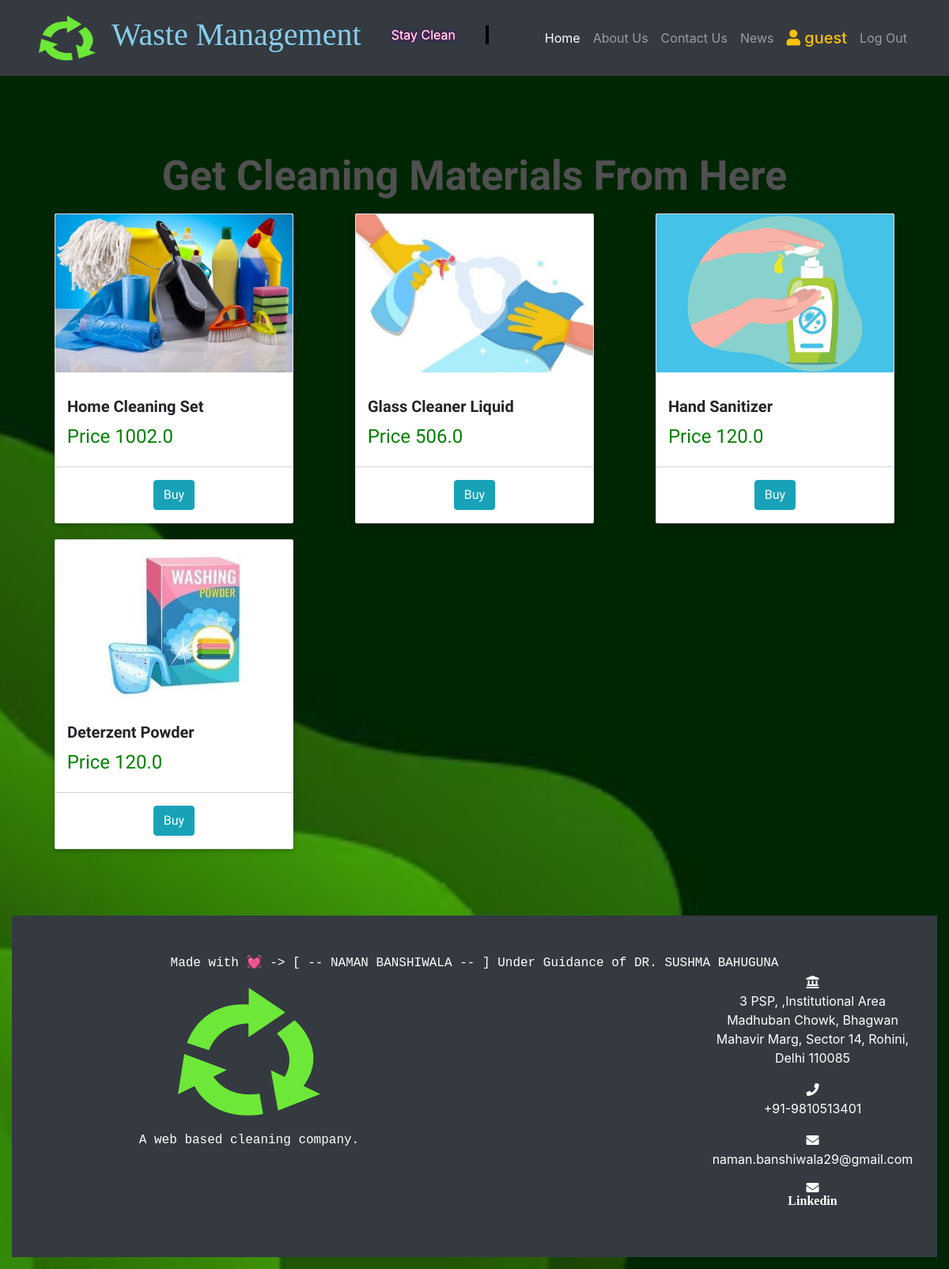
The page /cleaning_kit/display_cleaning_materials/ (signed in) on the database its author committed.
### accounts/models.py (models this page shows, shortened)
class MyUser(AbstractBaseUser):
    STATUS=(
        (0,'Select Account'),
        (1,'Seller'),
        (2,'Buyer'),
    )
    username=models.CharField(max_length=255,default='crow')
    institution=models.CharField(max_length=255,default='abc LTD')
    email = models.EmailField(
        verbose_name='email address',
        max_length=255,
        unique=True,
    )
    contact=models.CharField(max_length=255,default='+88')
    account_type=models. PositiveSmallIntegerField( choices=STATUS,default=0)
    address=models.TextField(blank=True)
    is_active = models.BooleanField(default=True)
    is_admin = models.BooleanField(default=False)
    objects = MyUserManager()
    USERNAME_FIELD = 'email'
    REQUIRED_FIELDS = ['date_of_birth']

### cleaning_kit/models.py (models this page shows, shortened)
class CleaningKit(models.Model):
    name=models.CharField(max_length=255)
    desc=models.TextField(blank=True)
    price=models.FloatField(blank=False)
    image=models.ImageField(upload_to='')
    category=models.ForeignKey(KitCategory,on_delete=models.CASCADE)

### cleaning_kit/views.py (the view)
# urls.py: path('display_cleaning_materials/',DisplayCleaningMaterialsView,name="display_kit"),
@login_required
def DisplayCleaningMaterialsView(request):
    if 1==request.user.account_type:
        messages.add_message(request, messages.ERROR,  'Your Account is Seller type please create a Buyer type Account to Buy Cleaning Materials')
        return redirect('homepage')
    context=dict()
    kits=CleaningKit.objects.all()
    context['kits']=kits
    context['loop_times']=range(1,5)
    return render(request,'display_cleaning_kit.html',context)

### templates/display_cleaning_kit.html (shortened to what this page needs)
{% extends 'base.html' %}
{% load static %}
{% block CSS %}
<link rel="stylesheet" href="{% static 'custom/css/display_cleaning_kit.css' %}">
{% endblock CSS%}
{% block content %}
<section class="wrapper my-5">
    <div class="container-fostrap">
        <div class="mb-3">
            <h1 class="heading">
               Get Cleaning Materials From Here
            </h1>
        </div>
        <div class="content">
            <div class="container">
                <div class="row">
                   {% for kit in kits %}
                        <div class="col-xs-12 col-sm-4 col-md-4">
                        <div class="card">
                             <p class="img-card">
                             <img src="{{kit.image.url}}" alt="garbage"/>
                             </p>
                             <div class="card-content">
                                  <h4 class="card-title">
                                   {{kit.name}}
                                  </h4>
                                  <div class="text-danger pull-left">
                                  <h4> Price {{kit.price}} </h4>
                                  </div>
                                  <div class="clearfix"></div>
                             </div>
                             <div class="card-read-more">
                                  <a href="{% url 'buy_cleaning_kit' user.id kit.id %}">
                                       <button id="detail_btn" class="btn btn-info my-3">Buy</button>
                                  </a>
                             </div>
                        </div>
                        </div>
                   {% endfor %}
                </div>
            </div>
        </div>
    </div>
</section>
{% endblock content %}

### templates/base.html (shortened to what this page needs)
{% load static %}
<!DOCTYPE html>
<html lang="en">
  <head>
    <link href="https://cdn.jsdelivr.net/npm/bootstrap@5.3.3/dist/css/bootstrap.min.css" rel="stylesheet"
>
    <link href="{% static 'vendor/bootstrap/css/bootstrap.css' %}" rel="stylesheet">
    <link href="{% static 'vendor/bootstrap/css/bootstrap.min.css' %}" rel="stylesheet">
    <link rel="stylesheet" href="https://cdnjs.cloudflare.com/ajax/libs/font-awesome/4.7.0/css/font-awesome.min.css">
    <link rel='stylesheet' href='https://use.fontawesome.com/releases/v5.6.3/css/all.css'>
    <link href="{% static 'cucstom/css/base.css' %}" rel="stylesheet">
    {%block CSS %}
    {% endblock CSS %}
  </head>
  <body style="background-image: url({% static 'custom/image/background3.avif' %}); background-size: cover;
            background-position: center;
            background-repeat: no-repeat;
            background-attachment: fixed;
            {% comment %} height: 100vh; {% endcomment %}
            margin: 0; repeat;background-color: black;">
    <nav class="navbar navbar-expand-lg navbar-dark bg-dark fixed-top">
      <div class="container">
        <a class="navbar-brand" href="{% url 'homepage' %}">  <img class="img-logo" src="{% static 'custom/image/Logo.png' %}" alt=""></a> <h1 style="color:skyblue; font-family: Comic Sans MS;">Waste Management </h1> <br> <p id="typing1"> Stay Clean</p>
        <div class="collapse navbar-collapse" id="navbarResponsive">
          <ul class="navbar-nav ml-auto">
            <li class="nav-item active">
              <a class="nav-link" href="{% url 'homepage' %}">Home
              </a>
            </li>
            <li class="nav-item">
              <a class="nav-link" href="{% url 'about_us' %}">About Us
              </a>
            </li>
            <li class="nav-item">
              <a class="nav-link" href="#contact_us">Contact Us
              </a>
            </li>
            <li class="nav-item">
              <a class="nav-link" href="{% url 'News' %}">News
              </a>
            </li>
            {% if user.is_authenticated %}
              <li>
              <a id="user" class="nav-link text-warning" href="{% url 'profile' user.id %}"> <strong class="h5"><i class="fa fa-user"></i> {{ user.username }} </strong></a>
              </li>
              <li class="nav-item">
                <a class="nav-link" href="{% url 'logout' %}">Log Out
                </a>
              </li>
            {% endif %}
          </ul>
        </div>
      </div>
    </nav>
    <br>
    <br>
    <br>
    {% block content %}{% endblock content %}
    <footer id="contact_us" class="py-5 bg-dark">
      <marquee style="color:white; font-family: 'Courier New', Courier, monospace">
        Made with 💓 -> [ -- NAMAN BANSHIWALA -- ] Under Guidance of DR. SUSHMA BAHUGUNA
      </marquee>
      <div class="container">
        <div class="row">
          <div class="col-lg-6">
            <img src="{% static 'custom/image/Logo.png' %}" alt="Logo">
            <br>
            <p style="color:white; font-family: 'Courier New', Courier, monospace">A web based cleaning company.</p>
          </div>
          <div class="col-lg-3">
            </div>
            <div class="col-lg-3">
                 <i class="fa fa-landmark" aria-hidden="true" style="color:white;"></i> <p style="color:white;">3 PSP, ,Institutional Area Madhuban Chowk, Bhagwan Mahavir Marg, Sector 14, Rohini, Delhi 110085 </p>
                 <i class="fa fa-phone" aria-hidden="true" style="color:white;"></i> <p style="color:white;">+91-9810513401</p>
                 <i class="fa fa-envelope" aria-hidden="true" style="color:white;"></i> <p style="color:white;">naman.banshiwala29@gmail.com</p>
                 <a href="https://www.linkedin.com/in/naman-banshiwala-047328206/" style="color:white;" class="fa fa-envelope" aria-hidden="true">
                  <p style="color:white;">Linkedin</p>
                 </a>
              </div>
        </div>
      </div>
    </footer>
  </body>
</html>

### static/custom/css/base.css (style rules this page uses)
h4 { color: green; }
a#user strong { font-size: 20px !important; }
body { padding-top: 54px; }
@media (min-width: 992px) { body { padding-top: 56px; } }

### static/custom/css/display_cleaning_kit.css (style rules this page uses)
.wrapper { display: table; height: 100%; width: 100%; font-family: 'Baloo 2', cursive; }
.container-fostrap { display: table-cell; padding: 1em; text-align: center; vertical-align: middle; }
h1.heading { color: #fff; font-size: 1.15em; font-weight: 900; margin: 0 0 0.1em; color: #505050; }
@media (min-width: 450px) { h1.heading { font-size: 3.55em; } }
@media (min-width: 760px) { h1.heading { font-size: 3.05em; } }
@media (min-width: 900px) { h1.heading { font-size: 3.25em; margin: 0 0 0.1em; } }
.card:before { content: ""; position: absolute; z-index: -1; left: 0; right: 100%; top: 0; background: #2098d1; height: 4px; -webkit-transition-property: right; transition-property: right; -webkit-transition-duration: 0.3s; transition-duration: 0.3s; -webkit-transition-timing-function: ease-out; transition-timing-function: ease-out; z-index: 5; }
.card { margin-bottom: 20px; line-height: 1.42857143; background-color: #fff; border-radius: 2px; box-shadow: 0 2px 5px 0 rgba(0, 0, 0, 0.16), 0 2px 10px 0 rgba(0, 0, 0, 0.12); transition: box-shadow .25s; display: inline-block; vertical-align: middle; -webkit-transform: translateZ(0); transform: translateZ(0); -webkit-backface-visibility: hidden; backface-visibility: hidden; -moz-osx-font-smoothing: grayscale; position: relative; overflow: hidden; }
.img-card { width: 100%; height: 200px; border-top-left-radius: 2px; border-top-right-radius: 2px; display: block; overflow: hidden; }
.img-card img { width: 100%; height: 200px; object-fit: cover; transition: all .25s ease; }
.card-content { padding: 15px; text-align: left; }
.card-title { margin-top: 0px; font-weight: 700; font-size: 1.25em; }
.card-read-more { display: block; vertical-align: middle; -webkit-transform: translateZ(0); transform: translateZ(0); box-shadow: 0 0 1px rgba(0, 0, 0, 0); -webkit-backface-visibility: hidden; backface-visibility: hidden; -moz-osx-font-smoothing: grayscale; position: relative; overflow: hidden; }
.card-read-more:before { content: ""; position: absolute; z-index: -1; left: 100%; right: 0; bottom: 0; background: #2098d1; height: 4px; -webkit-transition-property: left; transition-property: left; -webkit-transition-duration: 0.3s; transition-duration: 0.3s; -webkit-transition-timing-function: ease-out; transition-timing-function: ease-out; }
.card-read-more { border-top: 1px solid #D4D4D4; }
.card-read-more a { text-decoration: none !important; padding: 10px; font-weight: 600; text-transform: uppercase; }
footer { text-align: center; margin: 15px; }

### rows shown on the page
MyUser: username "guest"
CleaningKit: image (picture), name "Home Cleaning Set", price "1002.0"
CleaningKit: image (picture), name "Glass Cleaner Liquid", price "506.0"
CleaningKit: image (picture), name "Hand Sanitizer", price "120.0"
CleaningKit: image (picture), name "Deterzent Powder", price "120.0"
